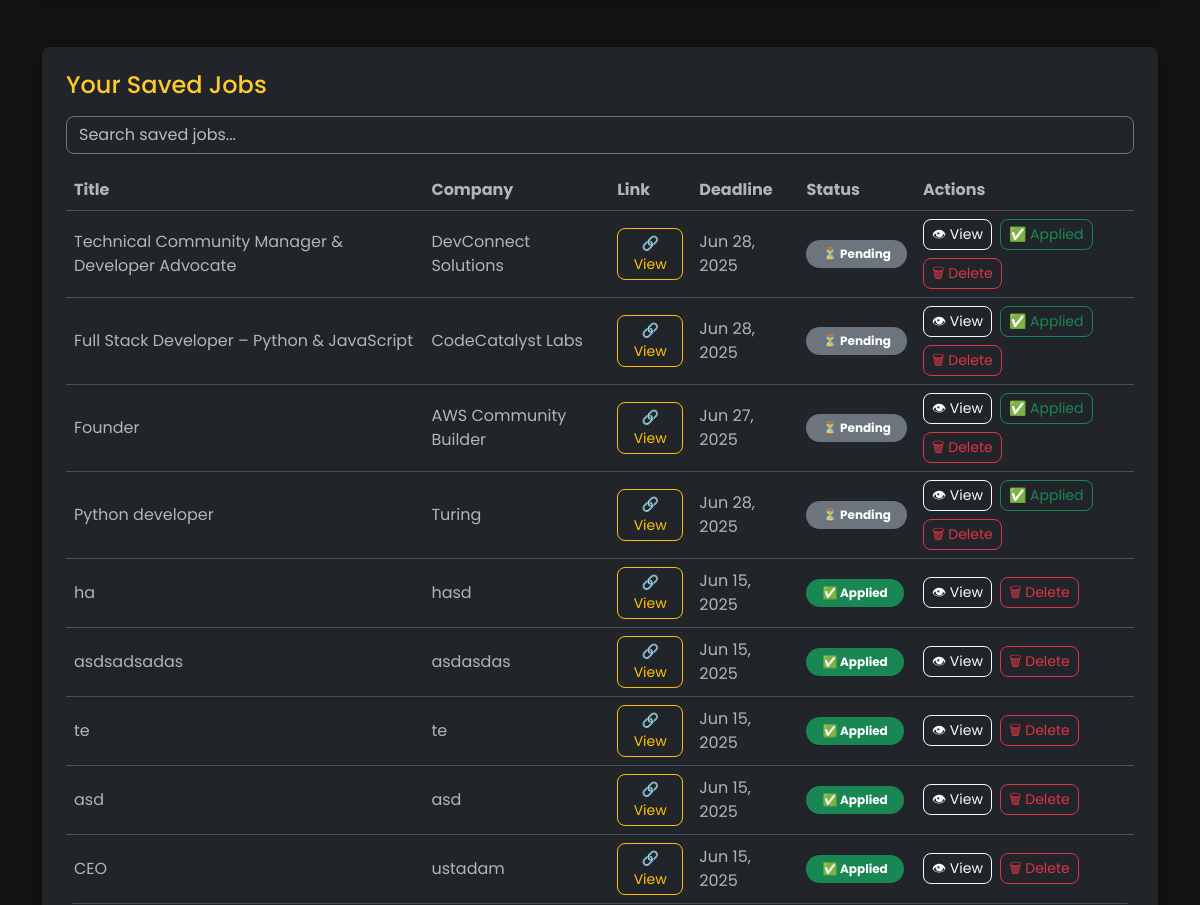
Before: /tracker/wishlist/ (signed in, middle part) with the older database file.
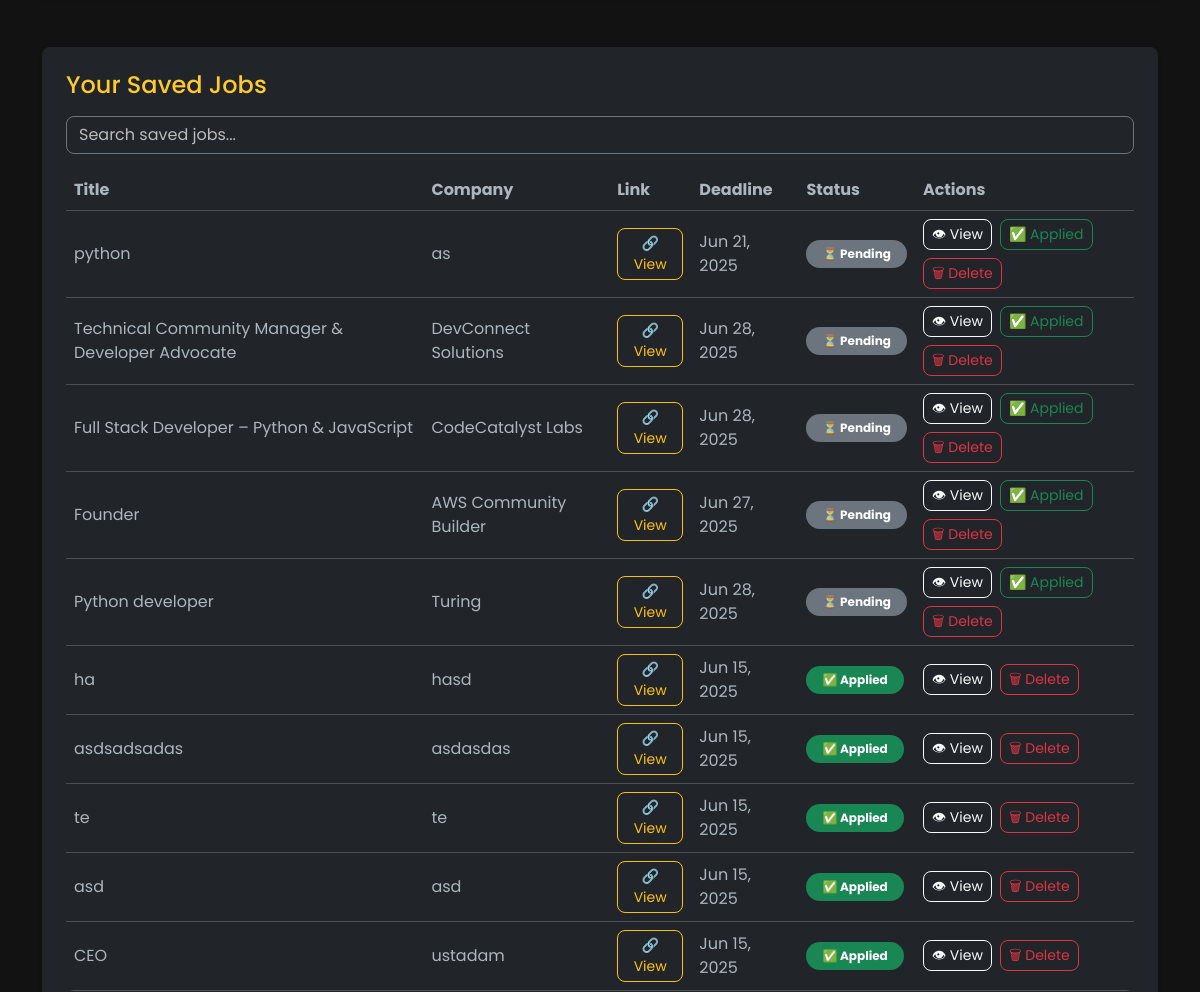
After: the same page with the newer database file.
### tracker/models.py (models this page shows, shortened)
class SavedJob(models.Model):
    user = models.ForeignKey(User, on_delete=models.CASCADE)
    job_title = models.CharField(max_length=255)
    company = models.CharField(max_length=255)
    job_link = models.URLField()
    deadline = models.DateField()
    notes = models.TextField(blank=True)
    saved_at = models.DateTimeField(auto_now_add=True)
    applied = models.BooleanField(default=False)

### tracker/views.py (the view, shortened to what this page needs)
# urls.py: path('wishlist/', views.wishlist_view, name='wishlist'),
@login_required
def wishlist_view(request):
    saved_jobs = SavedJob.objects.filter(user=request.user).order_by('-saved_at')
    form = SavedJobForm()
    return render(request, 'wishlist.html', {'form': form, 'saved_jobs': saved_jobs})

### tracker/forms.py
class SavedJobForm(forms.ModelForm):
    class Meta:
        model = SavedJob
        fields = ['job_title', 'company', 'job_link', 'deadline', 'notes']
        widgets = {
            'deadline': forms.DateInput(attrs={'type': 'date'}),
            'notes': forms.Textarea(attrs={'rows': 2}),
        }

### tracker/templatetags/form_filters.py (called while the page is built)
@register.filter(name='add_class')
def add_class(field, css):
    return field.as_widget(attrs={"class": css})

### tracker/templates/wishlist.html (shortened to what this page needs)
{% extends 'base.html' %}
{% load static %}
{% load form_filters %}
{% block content %}
<section class="py-5 px-4" style="background-color: #121212;">
  <div class="container text-light">
    <div class="bg-dark p-4 rounded-3 mb-5 shadow-sm">
      <h4 class="mb-3" style="color: #ffca2c;">Your Saved Jobs</h4>
      <input id="wishlistSearch" type="text" class="form-control mb-3 bg-dark text-light border-secondary rounded-3" placeholder="Search saved jobs...">
      <div class="table-responsive">
        <table class="table align-middle text-light table-hover rounded-3 overflow-hidden" style="background-color: #1a1a1a;" id="wishlist-table">
          <thead class="text-warning" style="background-color: #2a2a2a;">
            <tr>
              <th>Title</th>
              <th>Company</th>
              <th>Link</th>
              <th>Deadline</th>
              <th>Status</th>
              <th>Actions</th>
            </tr>
          </thead>
          <tbody>
            {% for job in saved_jobs %}
            <tr style="background-color: {% if job.applied %}#1e2a1e{% else %}#1a1a1a{% endif %};">
              <td>{{ job.job_title }}</td>
              <td>{{ job.company }}</td>
              <td><a href="{{ job.job_link }}" target="_blank" class="btn btn-sm btn-outline-warning rounded-3">🔗 View</a></td>
              <td>{{ job.deadline|date:"M d, Y"|default:"-" }}</td>
              <td>
                {% if job.applied %}
                  <span class="badge bg-success rounded-pill px-3 py-2">✅ Applied</span>
                {% else %}
                  <span class="badge bg-secondary rounded-pill px-3 py-2">⏳ Pending</span>
                {% endif %}
              </td>
              <td>
                <div class="d-flex gap-2 flex-wrap">
                  <button class="btn btn-sm btn-outline-light rounded-3" onclick="viewDetails(`{{ job.job_title|escapejs }}`, `{{ job.company|escapejs }}`, '{{ job.job_link }}', '{{ job.deadline|date:"M d, Y" }}', `{{ job.notes|linebreaksbr }}`)">👁 View</button>
                  {% if not job.applied %}
                    <a href="{% url 'mark_job_applied' job.id %}" class="btn btn-sm btn-outline-success rounded-3">✅ Applied</a>
                  {% endif %}
                  <a href="{% url 'delete_saved_job' job.id %}" class="btn btn-sm btn-outline-danger rounded-3">🗑 Delete</a>
                </div>
              </td>
            </tr>
            {% empty %}
            <tr><td colspan="6" class="text-center py-4">No jobs saved yet.</td></tr>
            {% endfor %}
          </tbody>
        </table>
      </div>
    </div>
  </div>
</section>
{% endblock %}

Changed rows visible on the page:
added SavedJob: job_title "python", company "as", deadline "Jun 21, 2025", applied "⏳ Pending"
